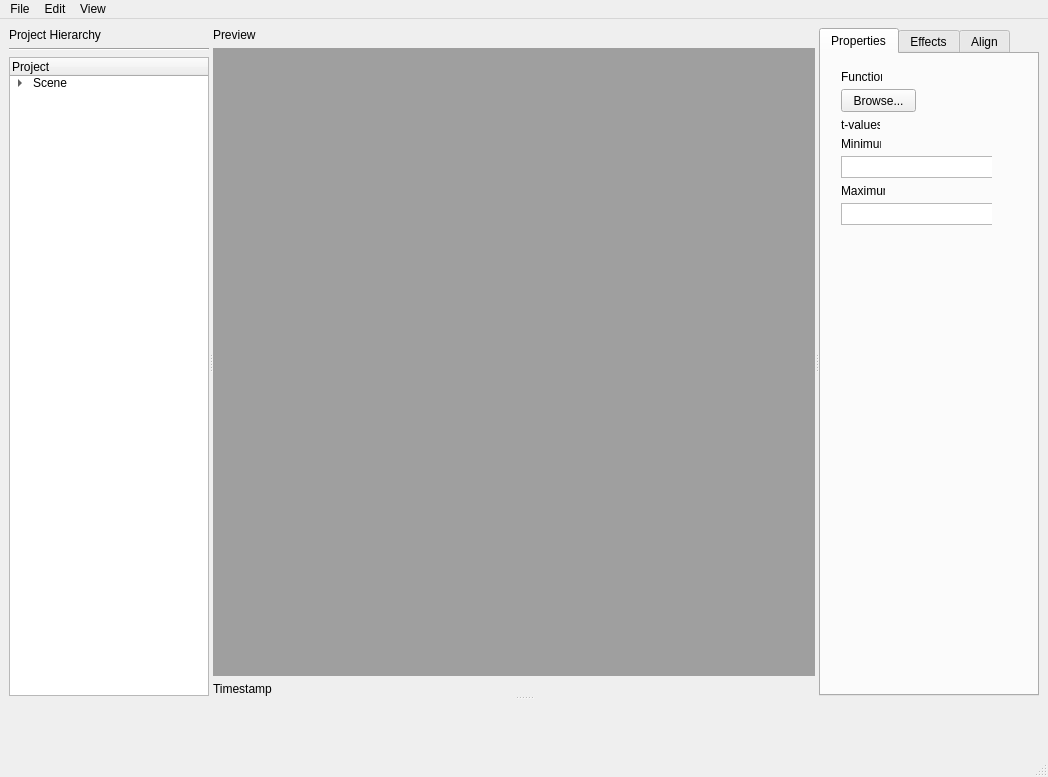
<?xml version="1.0" encoding="UTF-8"?>
<ui version="4.0">
 <class>MainWindow</class>
 <widget class="QMainWindow" name="MainWindow">
  <property name="geometry">
   <rect>
    <x>0</x>
    <y>0</y>
    <width>1048</width>
    <height>777</height>
   </rect>
  </property>
  <property name="minimumSize">
   <size>
    <width>915</width>
    <height>681</height>
   </size>
  </property>
  <property name="maximumSize">
   <size>
    <width>16777215</width>
    <height>16777215</height>
   </size>
  </property>
  <property name="windowTitle">
   <string notr="true">mainimator (release 2.0)</string>
  </property>
  <property name="tabShape">
   <enum>QTabWidget::Rounded</enum>
  </property>
  <property name="dockOptions">
   <set>QMainWindow::AllowTabbedDocks|QMainWindow::AnimatedDocks</set>
  </property>
  <property name="unifiedTitleAndToolBarOnMac">
   <bool>false</bool>
  </property>
  <widget class="QWidget" name="centralwidget">
   <layout class="QGridLayout" name="gridLayout">
    <item row="0" column="0">
     <widget class="QSplitter" name="mainSplitter">
      <property name="sizePolicy">
       <sizepolicy hsizetype="Preferred" vsizetype="Minimum">
        <horstretch>0</horstretch>
        <verstretch>0</verstretch>
       </sizepolicy>
      </property>
      <property name="minimumSize">
       <size>
        <width>0</width>
        <height>100</height>
       </size>
      </property>
      <property name="maximumSize">
       <size>
        <width>16777215</width>
        <height>16777215</height>
       </size>
      </property>
      <property name="orientation">
       <enum>Qt::Vertical</enum>
      </property>
      <property name="childrenCollapsible">
       <bool>false</bool>
      </property>
      <widget class="QSplitter" name="topSplitter">
       <property name="orientation">
        <enum>Qt::Horizontal</enum>
       </property>
       <property name="childrenCollapsible">
        <bool>false</bool>
       </property>
       <widget class="QWidget" name="fileWidg" native="true">
        <property name="maximumSize">
         <size>
          <width>200</width>
          <height>16777215</height>
         </size>
        </property>
        <layout class="QVBoxLayout" name="verticalLayout">
         <item>
          <widget class="QLabel" name="projHierLabel">
           <property name="sizePolicy">
            <sizepolicy hsizetype="Fixed" vsizetype="Fixed">
             <horstretch>0</horstretch>
             <verstretch>0</verstretch>
            </sizepolicy>
           </property>
           <property name="text">
            <string>Project Hierarchy</string>
           </property>
          </widget>
         </item>
         <item>
          <widget class="Line" name="line">
           <property name="orientation">
            <enum>Qt::Horizontal</enum>
           </property>
          </widget>
         </item>
         <item>
          <widget class="QTreeWidget" name="treeWidget">
           <property name="sizePolicy">
            <sizepolicy hsizetype="Preferred" vsizetype="Expanding">
             <horstretch>0</horstretch>
             <verstretch>0</verstretch>
            </sizepolicy>
           </property>
           <property name="minimumSize">
            <size>
             <width>0</width>
             <height>0</height>
            </size>
           </property>
           <property name="maximumSize">
            <size>
             <width>200</width>
             <height>16777215</height>
            </size>
           </property>
           <property name="iconSize">
            <size>
             <width>0</width>
             <height>0</height>
            </size>
           </property>
           <column>
            <property name="text">
             <string>Project</string>
            </property>
           </column>
           <item>
            <property name="text">
             <string>Scene</string>
            </property>
            <item>
             <property name="text">
              <string>Group 1</string>
             </property>
             <item>
              <property name="text">
               <string>function</string>
              </property>
             </item>
             <item>
              <property name="text">
               <string>graph</string>
              </property>
             </item>
            </item>
            <item>
             <property name="text">
              <string>variable</string>
             </property>
            </item>
           </item>
          </widget>
         </item>
        </layout>
       </widget>
       <widget class="QWidget" name="prevWidg" native="true">
        <layout class="QVBoxLayout" name="verticalLayout_3">
         <item>
          <widget class="QLabel" name="prevLabel">
           <property name="sizePolicy">
            <sizepolicy hsizetype="Fixed" vsizetype="Fixed">
             <horstretch>0</horstretch>
             <verstretch>0</verstretch>
            </sizepolicy>
           </property>
           <property name="text">
            <string>Preview</string>
           </property>
          </widget>
         </item>
         <item>
          <widget class="QMdiArea" name="mdiArea"/>
         </item>
         <item>
          <widget class="QLabel" name="timeLabel">
           <property name="sizePolicy">
            <sizepolicy hsizetype="Fixed" vsizetype="Fixed">
             <horstretch>0</horstretch>
             <verstretch>0</verstretch>
            </sizepolicy>
           </property>
           <property name="text">
            <string>Timestamp</string>
           </property>
          </widget>
         </item>
        </layout>
       </widget>
       <widget class="QWidget" name="proWidg" native="true">
        <property name="minimumSize">
         <size>
          <width>198</width>
          <height>0</height>
         </size>
        </property>
        <property name="maximumSize">
         <size>
          <width>300</width>
          <height>16777215</height>
         </size>
        </property>
        <layout class="QVBoxLayout" name="verticalLayout_2">
         <item>
          <widget class="QTabWidget" name="tabWidget">
           <property name="sizePolicy">
            <sizepolicy hsizetype="Preferred" vsizetype="Expanding">
             <horstretch>0</horstretch>
             <verstretch>0</verstretch>
            </sizepolicy>
           </property>
           <property name="minimumSize">
            <size>
             <width>0</width>
             <height>0</height>
            </size>
           </property>
           <property name="maximumSize">
            <size>
             <width>300</width>
             <height>16777215</height>
            </size>
           </property>
           <property name="currentIndex">
            <number>0</number>
           </property>
           <property name="documentMode">
            <bool>false</bool>
           </property>
           <widget class="QWidget" name="propTab">
            <property name="layoutDirection">
             <enum>Qt::LeftToRight</enum>
            </property>
            <attribute name="title">
             <string>Properties</string>
            </attribute>
            <widget class="QWidget" name="widget_2" native="true">
             <property name="geometry">
              <rect>
               <x>10</x>
               <y>10</y>
               <width>161</width>
               <height>611</height>
              </rect>
             </property>
             <widget class="QPushButton" name="pushButton">
              <property name="geometry">
               <rect>
                <x>10</x>
                <y>25</y>
                <width>75</width>
                <height>23</height>
               </rect>
              </property>
              <property name="sizePolicy">
               <sizepolicy hsizetype="Preferred" vsizetype="Fixed">
                <horstretch>0</horstretch>
                <verstretch>0</verstretch>
               </sizepolicy>
              </property>
              <property name="maximumSize">
               <size>
                <width>16777215</width>
                <height>23</height>
               </size>
              </property>
              <property name="text">
               <string>Browse...</string>
              </property>
             </widget>
             <widget class="QLabel" name="label">
              <property name="geometry">
               <rect>
                <x>10</x>
                <y>6</y>
                <width>41</width>
                <height>13</height>
               </rect>
              </property>
              <property name="sizePolicy">
               <sizepolicy hsizetype="Preferred" vsizetype="Fixed">
                <horstretch>0</horstretch>
                <verstretch>0</verstretch>
               </sizepolicy>
              </property>
              <property name="text">
               <string>Function</string>
              </property>
             </widget>
             <widget class="QPlainTextEdit" name="plainTextEdit">
              <property name="geometry">
               <rect>
                <x>10</x>
                <y>92</y>
                <width>256</width>
                <height>22</height>
               </rect>
              </property>
              <property name="sizePolicy">
               <sizepolicy hsizetype="Preferred" vsizetype="Fixed">
                <horstretch>0</horstretch>
                <verstretch>0</verstretch>
               </sizepolicy>
              </property>
              <property name="maximumSize">
               <size>
                <width>16777215</width>
                <height>22</height>
               </size>
              </property>
              <property name="verticalScrollBarPolicy">
               <enum>Qt::ScrollBarAlwaysOff</enum>
              </property>
             </widget>
             <widget class="QPlainTextEdit" name="plainTextEdit_2">
              <property name="geometry">
               <rect>
                <x>10</x>
                <y>139</y>
                <width>256</width>
                <height>22</height>
               </rect>
              </property>
              <property name="sizePolicy">
               <sizepolicy hsizetype="Preferred" vsizetype="Fixed">
                <horstretch>0</horstretch>
                <verstretch>0</verstretch>
               </sizepolicy>
              </property>
              <property name="maximumSize">
               <size>
                <width>16777215</width>
                <height>22</height>
               </size>
              </property>
              <property name="verticalScrollBarPolicy">
               <enum>Qt::ScrollBarAlwaysOff</enum>
              </property>
             </widget>
             <widget class="QLabel" name="label_3">
              <property name="geometry">
               <rect>
                <x>10</x>
                <y>73</y>
                <width>40</width>
                <height>13</height>
               </rect>
              </property>
              <property name="sizePolicy">
               <sizepolicy hsizetype="Preferred" vsizetype="Fixed">
                <horstretch>0</horstretch>
                <verstretch>0</verstretch>
               </sizepolicy>
              </property>
              <property name="text">
               <string>Minimum</string>
              </property>
             </widget>
             <widget class="QLabel" name="label_2">
              <property name="geometry">
               <rect>
                <x>10</x>
                <y>54</y>
                <width>39</width>
                <height>13</height>
               </rect>
              </property>
              <property name="sizePolicy">
               <sizepolicy hsizetype="Preferred" vsizetype="Fixed">
                <horstretch>0</horstretch>
                <verstretch>0</verstretch>
               </sizepolicy>
              </property>
              <property name="text">
               <string>t-values</string>
              </property>
             </widget>
             <widget class="QLabel" name="label_4">
              <property name="geometry">
               <rect>
                <x>10</x>
                <y>120</y>
                <width>44</width>
                <height>13</height>
               </rect>
              </property>
              <property name="sizePolicy">
               <sizepolicy hsizetype="Preferred" vsizetype="Fixed">
                <horstretch>0</horstretch>
                <verstretch>0</verstretch>
               </sizepolicy>
              </property>
              <property name="text">
               <string>Maximum</string>
              </property>
             </widget>
            </widget>
           </widget>
           <widget class="QWidget" name="effTab">
            <attribute name="title">
             <string>Effects</string>
            </attribute>
           </widget>
           <widget class="QWidget" name="aliTab">
            <attribute name="title">
             <string>Align</string>
            </attribute>
            <widget class="QWidget" name="widget" native="true">
             <property name="geometry">
              <rect>
               <x>0</x>
               <y>0</y>
               <width>171</width>
               <height>641</height>
              </rect>
             </property>
             <widget class="QGroupBox" name="groupBox">
              <property name="geometry">
               <rect>
                <x>10</x>
                <y>10</y>
                <width>151</width>
                <height>121</height>
               </rect>
              </property>
              <property name="title">
               <string>Vertical Alignment</string>
              </property>
              <layout class="QVBoxLayout" name="verticalLayout_5">
               <item>
                <widget class="QPushButton" name="pushButton_4">
                 <property name="text">
                  <string>Top</string>
                 </property>
                </widget>
               </item>
               <item>
                <widget class="QPushButton" name="pushButton_2">
                 <property name="text">
                  <string>Center</string>
                 </property>
                </widget>
               </item>
               <item>
                <widget class="QPushButton" name="pushButton_3">
                 <property name="text">
                  <string>Bottom</string>
                 </property>
                </widget>
               </item>
              </layout>
             </widget>
             <widget class="QGroupBox" name="groupBox_2">
              <property name="geometry">
               <rect>
                <x>10</x>
                <y>140</y>
                <width>151</width>
                <height>121</height>
               </rect>
              </property>
              <property name="title">
               <string>Horizontal Alignment</string>
              </property>
              <layout class="QVBoxLayout" name="verticalLayout_6">
               <item>
                <widget class="QPushButton" name="pushButton_5">
                 <property name="text">
                  <string>Top</string>
                 </property>
                </widget>
               </item>
               <item>
                <widget class="QPushButton" name="pushButton_6">
                 <property name="text">
                  <string>Center</string>
                 </property>
                </widget>
               </item>
               <item>
                <widget class="QPushButton" name="pushButton_7">
                 <property name="text">
                  <string>Bottom</string>
                 </property>
                </widget>
               </item>
              </layout>
             </widget>
            </widget>
           </widget>
          </widget>
         </item>
        </layout>
       </widget>
      </widget>
      <widget class="QWidget" name="timeLine" native="true">
       <property name="maximumSize">
        <size>
         <width>16777215</width>
         <height>200</height>
        </size>
       </property>
      </widget>
     </widget>
    </item>
   </layout>
  </widget>
  <widget class="QMenuBar" name="menubar">
   <property name="geometry">
    <rect>
     <x>0</x>
     <y>0</y>
     <width>1048</width>
     <height>21</height>
    </rect>
   </property>
   <widget class="QMenu" name="menuFile">
    <property name="title">
     <string>File</string>
    </property>
    <widget class="QMenu" name="menuExport">
     <property name="title">
      <string>Export as...</string>
     </property>
     <addaction name="actionPreview"/>
     <addaction name="actionGIF"/>
     <addaction name="separator"/>
     <addaction name="actionMP"/>
     <addaction name="actionMOV"/>
     <addaction name="separator"/>
     <addaction name="actionwebm"/>
    </widget>
    <addaction name="actionNew"/>
    <addaction name="actionOpen"/>
    <addaction name="actionSave"/>
    <addaction name="actionSave_as"/>
    <addaction name="actionClose_project"/>
    <addaction name="separator"/>
    <addaction name="menuExport"/>
    <addaction name="separator"/>
    <addaction name="actionClose"/>
   </widget>
   <widget class="QMenu" name="menuEdit">
    <property name="title">
     <string>Edit</string>
    </property>
    <addaction name="actionProject_Settings"/>
    <addaction name="actionPreferences"/>
   </widget>
   <widget class="QMenu" name="menuView">
    <property name="title">
     <string>View</string>
    </property>
    <addaction name="actionReset_layout"/>
   </widget>
   <addaction name="menuFile"/>
   <addaction name="menuEdit"/>
   <addaction name="menuView"/>
  </widget>
  <widget class="QStatusBar" name="statusbar"/>
  <action name="actionReset_layout">
   <property name="text">
    <string>Reset layout</string>
   </property>
  </action>
  <action name="actionNew">
   <property name="text">
    <string>New</string>
   </property>
  </action>
  <action name="actionOpen">
   <property name="text">
    <string>Open</string>
   </property>
  </action>
  <action name="actionOpen_recent">
   <property name="text">
    <string>Open recent...</string>
   </property>
  </action>
  <action name="actionClose_project">
   <property name="text">
    <string>Close project</string>
   </property>
  </action>
  <action name="actionPreferences">
   <property name="text">
    <string>Preferences</string>
   </property>
  </action>
  <action name="actionPreview">
   <property name="text">
    <string>PNG</string>
   </property>
  </action>
  <action name="actionProject_Settings">
   <property name="text">
    <string>Project Settings...</string>
   </property>
  </action>
  <action name="actionGIF">
   <property name="text">
    <string>GIF</string>
   </property>
  </action>
  <action name="actionMP">
   <property name="text">
    <string>MP4</string>
   </property>
  </action>
  <action name="actionMOV">
   <property name="text">
    <string>MOV</string>
   </property>
  </action>
  <action name="actionwebm">
   <property name="text">
    <string>WEBM</string>
   </property>
  </action>
  <action name="actionClose">
   <property name="text">
    <string>Close</string>
   </property>
  </action>
  <action name="actionSave">
   <property name="text">
    <string>Save</string>
   </property>
  </action>
  <action name="actionSave_as">
   <property name="text">
    <string>Save as...</string>
   </property>
  </action>
 </widget>
 <resources/>
 <connections/>
</ui>
